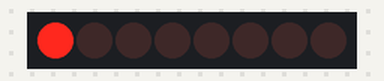
This sketch was run on a simulated Arduino Uno, built with avr-gcc and run on an emulated ATmega328P. Parts: 8 shift-register outputs drawn as a row of LEDs (first output left, lit = HIGH). Wiring (inferred from the names in the program): shift register (74HC595): data pin 8; shift clock pin 10; latch pin 9. Wiring (inferred from the signals the program sends): row of LEDs: on Q0, Q1, Q2, Q3, Q4, Q5, Q6, Q7.

Above: at 0.05 s.
At 0.45 s:
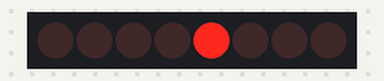
At 0.75 s:
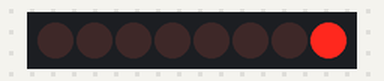
At 1.45 s:
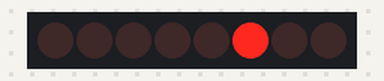
At 2.15 s:
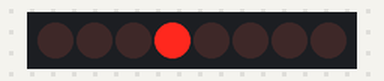
At 2.85 s:
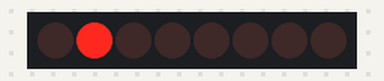
Timing chart, 0 to 3.1 s (numbered marks = the images above):
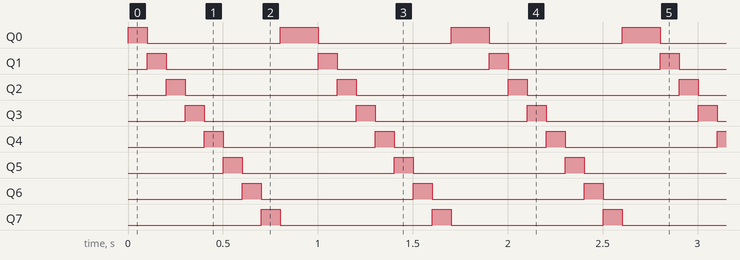

Measured:
- by itself, Q0: repeats every 0.90 s: LOW 0.70 s, HIGH 0.20 s
- by itself, Q1–7: alternates HIGH for 0.10 s and LOW for 0.80 s
- by itself, everything shown: repeats every 0.90 s, in 8 steps

The sketch:

Test_1.ino
```cpp
int SER_Pin = 8; //pin 14 on 75HC595
int RCLK_Pin = 9; //pin 12 on 75HC595
int SRCLK_Pin = 10;//pin 11 on 75HC595

#define number_of_74hc595s 1

#define numOfRegisterPins number_of_74hc595s *8

boolean registers[numOfRegisterPins];

void setup() {
  pinMode(SER_Pin, OUTPUT);
  pinMode(RCLK_Pin, OUTPUT);
  pinMode(SRCLK_Pin, OUTPUT);

  clearRegisters();
  writeRegisters();
}

void  clearRegisters() {
  for (int i = numOfRegisterPins - 1; i >= 0; i--) {
    registers[i] = LOW;
  }
}
void writeRegisters() {

  digitalWrite(RCLK_Pin, LOW);

  for (int i = numOfRegisterPins - 1; i >= 0; i--) {
    digitalWrite(SRCLK_Pin, LOW);

    int val = registers[i];

    digitalWrite(SER_Pin, val);
    digitalWrite(SRCLK_Pin, HIGH);

  }
  digitalWrite(RCLK_Pin, HIGH);
}
void setRegisterPin(int index, int value) {
  registers[index] = value;
}

void loop() {
  for (int i = 0; i < numOfRegisterPins; i++) {
    setRegisterPin(i, HIGH);
    writeRegisters();
    delay(100);
    setRegisterPin(i, LOW);
  }
  for (int i = 0; i > -1; i--) {
    setRegisterPin(i, HIGH);
    writeRegisters();
    delay(100);
    setRegisterPin(i, LOW);
  }
}
```
